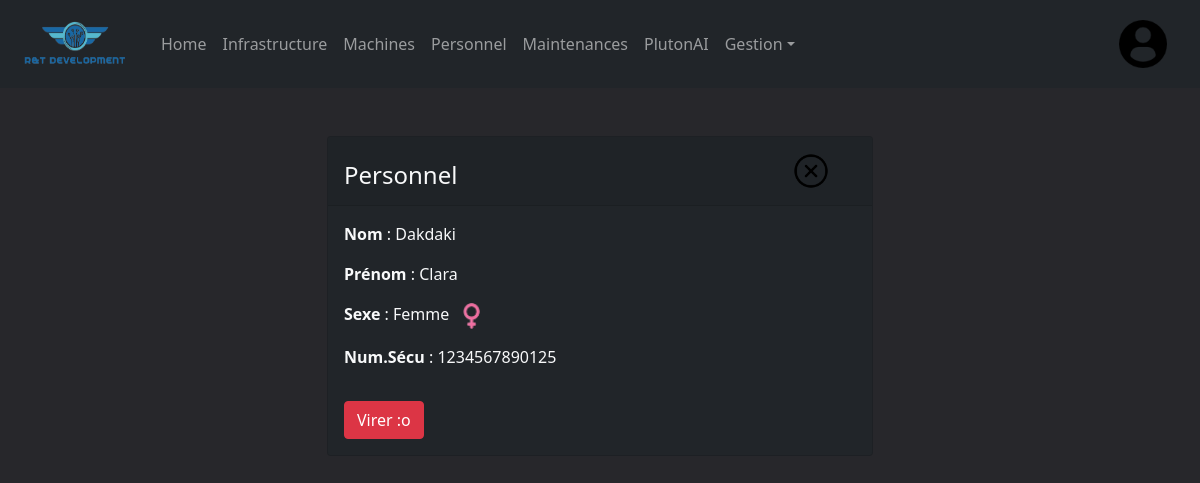
Screenshot of /personnel/1234567890125 (signed in) with the database file from the repository.
### computerApp/models.py (models this page shows, shortened)
class Personnel(models.Model):
    SEXES = (
        ('Homme', ('Homme - Employé')),
        ('Femme', ('Femme - Employée')),
        ('Inconnu', ('Inconnu - ?')),
    )
    num_secu = models.CharField(primary_key=True,default=0,max_length=13)
    nom = models.CharField(max_length=8)
    prenom = models.CharField(max_length=8)
    sexe = models.CharField(max_length=7, choices=SEXES, default='Inconnu')

### computerApp/views.py (the view)
# urls.py: path('personnel/<pk>', views.personnel_detail_view, name='personnel-detail'),
@login_required
def personnel_detail_view(request, pk):
	personnel = get_object_or_404(Personnel, num_secu=pk)
	context={'personnel': personnel}
	return render(request, 'computerApp/personnel_detail.html', context)

### computerApp/templates/computerApp/personnel_detail.html (shortened to what this page needs)
{% extends "index.html" %}
{% block content %}
{% load static %}
<div class="container my-5">
  <div class="row justify-content-center">
    <div class="col-md-6">
      <div class="card bg-dark text-light">
        <div class="card-header d-flex justify-content-between align-items-end">
          <h4>Personnel</h4>
          <a type="button" href="{% url 'personnels' %}" class="btn" role="button"><img src="{% static 'computerApp/images/cross.png' %}"></a>
        </div>
        <div class="card-body">
          <p><strong>Nom</strong> : {{ personnel.nom }}</p>
          <p><strong>Prénom</strong> : {{ personnel.prenom }}</p>
          <p><strong>Sexe</strong> : {{ personnel.sexe }}
          {% if personnel.sexe == "Homme" %}
            <img class="img-fluid" src="{% static 'computerApp/images/masculin.png' %}">
          {% elif personnel.sexe == "Femme" %}
            <img class="img-fluid" src="{% static 'computerApp/images/feminin.png' %}">
          {% endif %}</p>
          <p><strong>Num.Sécu</strong> : {{ personnel.num_secu }}</p>
          <form action="{% url 'delete_personnel' personnel.num_secu %}" method="post">
            <button type="submit" class="btn btn-danger mt-3">Virer :o</button>
          </form>
        </div>
      </div>
    </div>
  </div>
</div>
{% endblock %}

### computerApp/static/css/styles.css (style rules this page uses)
body { background-color: #27272b; color: #fff; }
a { color: #fff; }
.card { background-color: #212529; }
.card-header img { width: 60%; }
.card button { margin-top: 3%; }
.card-body img { width: 5%; margin-left: 1%; }

### rows the page displays
Personnel: nom "Dakdaki", prenom "Clara", sexe "Femme", num_secu "1234567890125"
